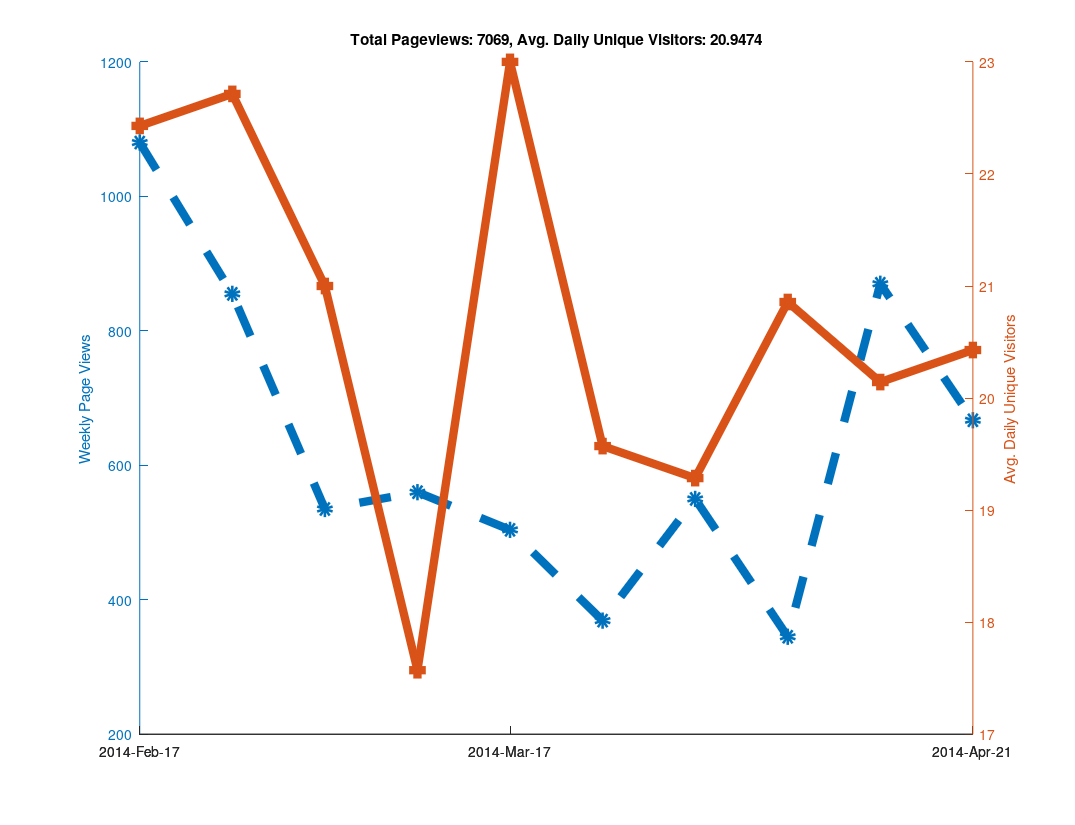

Here is the MATLAB script that generated this plot:
clear all

% Github has a "traffic" page now, but it doesn't seem like you can
% put in an arbitrary date range?  When I looked at it, it showed the
% numbers of unique visitors and views for the last two weeks only...
% So as long as I check back at least once every two weeks I can keep
% a record of it?  Great...

% https://github.com/libMesh/libmesh/graphs/traffic

% Date, Views, Unique Visitors
data = {
    '2014-Feb-17', 274, 25
    '2014-Feb-18', 145, 30
    '2014-Feb-19', 129, 27
    '2014-Feb-20', 202, 24
    '2014-Feb-21', 240, 22
    '2014-Feb-22', 62,  17
    '2014-Feb-23', 28,  12
    '2014-Feb-24', 217, 19
    '2014-Feb-25', 90,  25
    '2014-Feb-26', 189, 36
    '2014-Feb-27', 112, 26
    '2014-Feb-28', 81,  20
    '2014-Mar-01', 113, 17
    '2014-Mar-02', 53,  16
    '2014-Mar-03', 41,  21
    '2014-Mar-04', 144, 35
    '2014-Mar-05', 51,  20
    '2014-Mar-06', 157, 25
    '2014-Mar-07', 50,  22
    '2014-Mar-08', 50,  11
    '2014-Mar-09', 42,  13
    '2014-Mar-10', 61,  16
    '2014-Mar-11', 27,  16
    '2014-Mar-12', 111, 20
    '2014-Mar-13', 66,  20
    '2014-Mar-14', 223, 25
    '2014-Mar-15', 46,   9
    '2014-Mar-16', 26,  17
    '2014-Mar-17', 80,  29
    '2014-Mar-18', 59,  30
    '2014-Mar-19', 85,  31
    '2014-Mar-20', 122, 18
    '2014-Mar-21', 61,  21
    '2014-Mar-22', 33,  18
    '2014-Mar-23', 64,  14
    '2014-Mar-24', 95,  24
    '2014-Mar-25', 75,  28
    '2014-Mar-26', 49,  18
    '2014-Mar-27', 57,  24
    '2014-Mar-28', 33,  16
    '2014-Mar-29', 41,  16
    '2014-Mar-30', 19,  11
    '2014-Mar-31', 52,  12
    '2014-Apr-01', 120, 21
    '2014-Apr-02', 68,  23
    '2014-Apr-03', 98,  28
    '2014-Apr-04', 77,  21
    '2014-Apr-05', 80,  15
    '2014-Apr-06', 55,  15
    '2014-Apr-07', 71,  31
    '2014-Apr-08', 84,  26
    '2014-Apr-09', 33,  18
    '2014-Apr-10', 32,  16
    '2014-Apr-11', 51,  20
    '2014-Apr-12', 25,  15
    '2014-Apr-13', 49,  20
    '2014-Apr-14', 120, 23
    '2014-Apr-15', 191, 27
    '2014-Apr-16', 219, 24
    '2014-Apr-17', 216, 30
    '2014-Apr-18', 63,  19
    '2014-Apr-19', 36,  11
    '2014-Apr-20', 25,   7
    '2014-Apr-21', 115, 24
    '2014-Apr-22', 128, 31
    '2014-Apr-23', 87,  25
    '2014-Apr-24', 108, 23
    '2014-Apr-25', 111, 20
    '2014-Apr-26', 89,   9
    '2014-Apr-27', 29,  11
    '2014-Apr-28', 177, 28
    '2014-Apr-29', 170, 27
    '2014-Apr-30', 183, 28
    '2014-May-01', 97,  25
    '2014-May-02', 64,  23
    '2014-May-03', 43,  12
    };

% length works like you would expect it to for cell arrays.
N=length(data);

% A cell array of strings holding just the dates
dates = {data{:,1}};

% Note the extra square brackets!  This seems to be required (at least
% in Octave) to catch the output of data{:,2} as an array.
views = [data{:,2}];
visitors = [data{:,3}];



% 1.) Make daily plot - You can do this, but it gets a bit hard to read

%% % Can't plot string data automatically?
%% x=linspace(1,N,N);
%%
%% % Only way to set linestyles with plotyy is after the fact, apparently.
%% % plotyy returns the axis handle first, followed by the two plot handles.
%% clf;
%% hold on;
%% [haxis, h1, h2] = plotyy(x, views, x, visitors);
%%
%% % Label the axes
%% ylabel (haxis(1), 'Daily Page Views');
%% ylabel (haxis(2), 'Daily Unique Visitors');
%%
%% % Totaling unique visitors doesn't really mean much...
%% title (['Total Pageviews: ', num2str(sum(views)), ', Avg. Daily Unique Visitors: ', num2str(mean(visitors))]);
%%
%% % Make thick lines - this looks better in PDF
%% set([h1, h2], 'linewidth', 6);
%%
%% % Turn on markers
%% set(h1, 'marker', 'o');
%% set(h2, 'marker', 's');
%%
%% % Set marker size
%% set([h1, h2], 'markersize', 6);
%%
%% % Make dashed line?  Aquaterm doesn't seem to properly display this, but it
%% % does work in the PDF!
%% set(h1, 'linestyle', '--');
%%
%% % Set the xticks and labels so that it shows dates instead of numbers.
%% xticksat = [1 length(x)];
%% set(haxis, 'xtick', xticksat);
%%
%% for i=1:length(xticksat)
%%   xtlabels{i} = data{xticksat(i), 1};
%% end
%% set(haxis, 'xticklabel', xtlabels);
%%
%% % Print to PDF
%% set (gcf, "paperposition", [0.25, 0.25, 10.75, 8.25]);
%% set (gcf, "papersize", [11, 8.5]);
%% set (gcf, "paperorientation", 'landscape');
%%
%% % Make a PDF of this plot.
%% print('-dpdf', 'github_traffic.pdf', '-FHelvetica:20');



% 2.) Make weekly plot - the data is naturally week-periodic
week_indexes = 1:7:N;

% Get total views and average unique viewers for each week
week_views = [];
week_visitors = [];
  for i=1:length(week_indexes)-1
  start = week_indexes(i);
  stop = week_indexes(i+1) - 1;
  week_views(end+1) = sum(views(start:stop));
  week_visitors(end+1) = mean(visitors(start:stop));
end

clf;
hold on;
x=linspace(1, length(week_views), length(week_views));
[haxis, h1, h2] = plotyy(x, week_views, x, week_visitors);

% Label the axes
ylabel (haxis(1), 'Weekly Page Views');
ylabel (haxis(2), 'Avg. Daily Unique Visitors');

% Totaling unique visitors doesn't really mean much...
title (['Total Pageviews: ', num2str(sum(views)), ', Avg. Daily Unique Visitors: ', num2str(mean(visitors))]);

% Make thick lines - this looks better in PDF
set([h1, h2], 'linewidth', 6);

% Turn on markers
set(h1, 'marker', 'o');
set(h2, 'marker', 's');

% Set marker size
set([h1, h2], 'markersize', 6);

% Make dashed line?  Aquaterm doesn't seem to properly display this, but it
% does work in the PDF!
set(h1, 'linestyle', '--');

% Set the xticks and labels so that it shows dates instead of numbers.
xticksat = [1 ceil(length(x)/2) length(x)];
set(haxis, 'xtick', xticksat);

for i=1:length(xticksat)
  xtlabels{i} = data{week_indexes(xticksat(i)), 1};
end
set(haxis, 'xticklabel', xtlabels);

% Print to PDF
set (gcf, "paperposition", [0.25, 0.25, 10.75, 8.25]);
set (gcf, "papersize", [11, 8.5]);
set (gcf, "paperorientation", 'landscape');

% Make a PDF of this plot.
print('-dpdf', 'weekly_github_traffic.pdf', '-FHelvetica:20');



% 3.) Make monthly plot - not enough data to be interesting yet...

%% month_intervals = {'2014-Feb-17', '2014-Mar-17', '2014-Apr-17'};
%%
%% % Numerical indexes of the month intervals
%% month_indexes = [];
%%
%% for i=1:length(month_intervals)
%%   % Calling 'strcmp' on a cell array of strings returns an array of 0s
%%   % and 1s, then 'find' returns the non-zero index.  The 'end' keyword
%%   % is used to append to the array.
%%   month_indexes(end+1) = find(strcmp(month_intervals{i}, dates));
%% end
%%
%% % Get total views and average unique viewers for each month
%% month_views = [];
%% month_visitors = [];
%%   for i=1:length(month_indexes)-1
%%   start = month_indexes(i);
%%   stop = month_indexes(i+1) - 1;
%%   month_views(end+1) = sum(views(start:stop));
%%   month_visitors(end+1) = mean(visitors(start:stop));
%% end
%%
%% clf;
%% hold on;
%% x=linspace(1, length(month_views), length(month_views));
%% [haxis, h1, h2] = plotyy(x, month_views, x, month_visitors);
